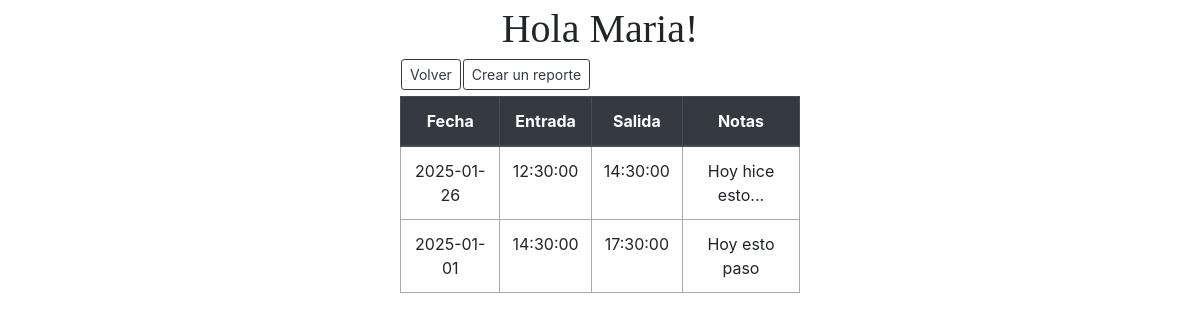
The page /index/2 on the database its author committed.
### app.py (models this page shows)
class Users(db.Model):
    id = db.Column(db.Integer, primary_key=True)  # Unique ID for each user
    name = db.Column(db.String(200), nullable=False)  # User's name
    password = db.Column(db.String(200), nullable=True)  # User's password (optional)

class Reports(db.Model):
    id = db.Column(db.Integer, primary_key=True)  # Unique ID for each report
    tutor = db.Column(db.String(200), nullable=False)  # Name of the tutor
    date = db.Column(db.Date, nullable=False, default=datetime.utcnow)  # Date of the report
    entry = db.Column(db.Time, nullable=False)  # Entry time
    exit = db.Column(db.Time, nullable=False)  # Exit time
    notes = db.Column(db.String(200), nullable=False)  # Additional notes for the report

### app.py (the view)
@app.route('/index/<int:id>', methods=['POST', 'GET'])
def index(id):
    if id == 0:  # Redirect admin user to the admin page
        return redirect("/admin")
    user = Users.query.filter_by(id=id).first().name
    user_id = Users.query.filter_by(id=id).first().id
    reports = Reports.query.filter_by(tutor=user).order_by(Reports.date.desc()).all()
    return render_template('index.html', reports=reports, user=user, user_id=user_id)

### templates/index.html (shortened to what this page needs)
{% extends "base.html" %}
{% block body %}
<div class="content">
    <h1 class = "heading" >Hola {{ user }}! </h1>
    <div class="buttons">
        <form action="/" method="GET">
            <input class="item btn btn-outline-dark btn-sm" type="submit" value = "Volver">
        </form>
        <form action="/create/{{user_id}}" method="GET">
            <input class="item btn btn-outline-dark btn-sm" type="submit" value = "Crear un reporte">
        </form>
    </div>
    <table class="table table-hover">
        <thead class="thead-dark">
            <tr>
                <th>Fecha</th>
                <th>Entrada</th>
                <th>Salida</th>
                <th>Notas</th>
            </tr>
        </thead>
        <trow>
            {% for report in reports %}
            <tr onclick="window.location.href='/detail/{{user_id}}/{{report.id}}';">
                <td> {{ report.date }} </td>
                <td> {{ report.entry }} </td>
                <td> {{ report.exit }} </td>
                <td> {{ report.notes }} </td>
            </tr>
        {% endfor %}
        </trow>
    </table>
{% endblock %}

### static/css/main.css (style rules this page uses)
body, html { margin: 0; font-family: "Times New Roman", Times, serif; background-color: white; }
.content { margin: 0 auto; margin-top: 5px; width: 400px; padding: 0px; }
.heading { margin: 0 auto; margin-top: 0px; font-family: "Times New Roman", Times, serif; }
table, td, th { border: 1px solid #aaa; }
table { border-collapse: collapse; width: 100%; }
thead { text-align: center; }
th { height: 30px; }
td { text-align: center; padding: 5px; }
h1 { text-align: center; font-family: "Times New Roman", Times, serif; }
.buttons { display: flex; padding: 5px 0px; }
.item { margin: 1px; }

### rows shown on the page
Users: name "Maria"
Reports: date "2025-01-26", entry "12:30:00", exit "14:30:00", notes "Hoy hice esto..."
Reports: date "2025-01-01", entry "14:30:00", exit "17:30:00", notes "Hoy esto paso"
